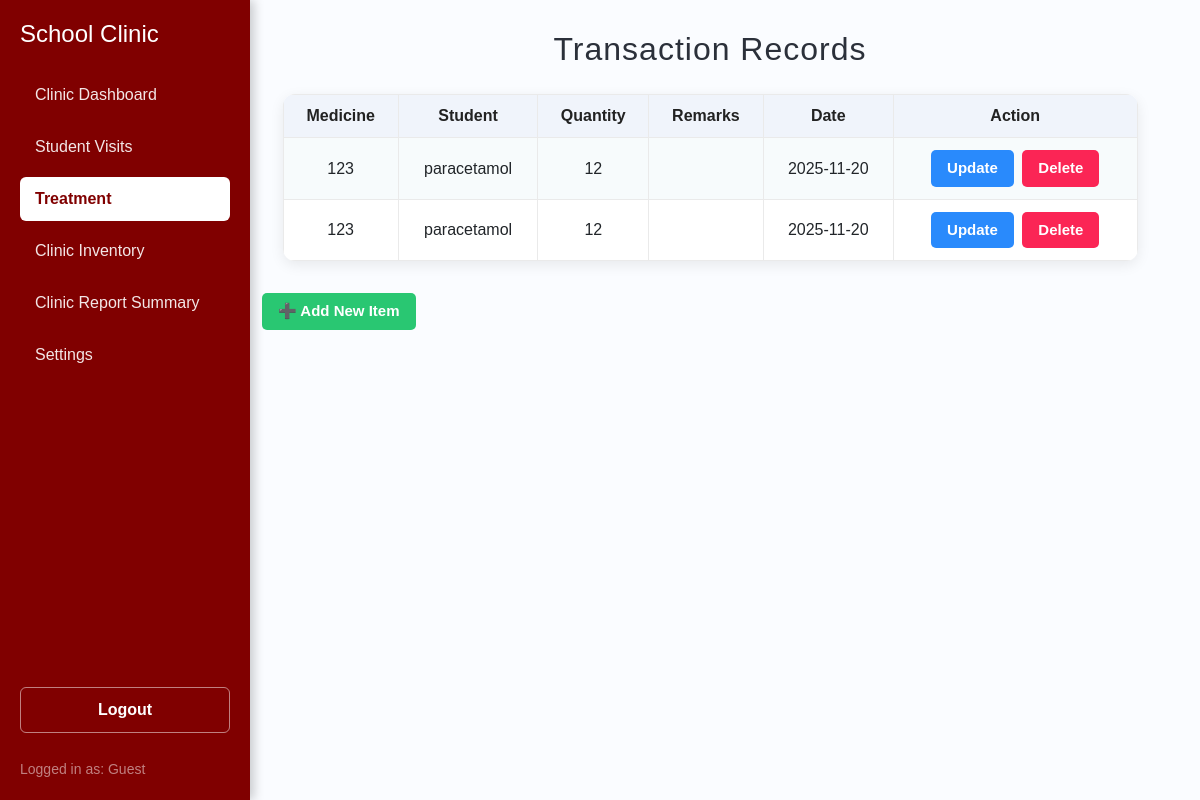
Screenshot of /transaction/index.php with the database file from the repository.
### tables this page shows
CREATE TABLE `transaction` (
  `transactionID` int(11) NOT NULL,
  `quantity` int(11) NOT NULL,
  `transactionDate` date NOT NULL,
  `itemID` int(11) DEFAULT NULL,
  `studentID` int(11) DEFAULT NULL,
  `remarks` varchar(255) DEFAULT NULL
);

CREATE TABLE `studentrecord` (
  `ID` int(11) NOT NULL,
  `name` varchar(32) NOT NULL,
  `idNum` int(11) NOT NULL,
  `gender` varchar(10) DEFAULT NULL,
  `department` varchar(30) NOT NULL,
  `section` varchar(50) DEFAULT NULL,
  `complaint` varchar(255) NOT NULL,
  `visitDate` date NOT NULL
);

CREATE TABLE `inventory` (
  `itemID` int(11) NOT NULL,
  `genericName` varchar(32) NOT NULL,
  `dosage` varchar(32) NOT NULL,
  `brand` varchar(32) NOT NULL,
  `category` varchar(32) NOT NULL,
  `addDate` date NOT NULL,
  `expDate` date NOT NULL,
  `quantity` int(11) NOT NULL
);

### transaction/oop.php (called while the page is built, shortened)
<?php
class oop_class {
    private $conn;
    function __construct() {
        try {
            $connection = "mysql:host=" . SERVER . ";dbname=" . DBNAME . ";charset=utf8";
            $this->conn = new PDO($connection, USER, PASS);
            $this->conn->setAttribute(PDO::ATTR_ERRMODE, PDO::ERRMODE_EXCEPTION);
        } catch (PDOException $e) {
            echo "<script>alert('Connection Failed');</script>";
        }
    }
    public function show_data() {
        $select = "
            SELECT
                t.transactionID,
                t.quantity,
                t.transactionDate,
                t.remarks,
                i.genericName AS medicineName,
                s.name AS studentName
            FROM transaction t
            LEFT JOIN inventory i ON t.itemID = i.itemID
            LEFT JOIN studentrecord s ON t.studentID = s.ID
            ORDER BY t.transactionID DESC
        ";
        $stmt = $this->conn->prepare($select);
        $stmt->execute();
        return $stmt->fetchAll(PDO::FETCH_ASSOC);
    }
}
?>

### transaction/index.php (the view, shortened to what this page needs)
<?php
include "oop.php";
$oop = new oop_class();
$data = $oop->show_data();
include '../sidebar/sidebar.php';
?>
<!DOCTYPE html>
<html lang="en">
<head>
</head>
<body>
<div class="main-content">
    <h2>Transaction Records</h2>
    <table>
        <tr>
            <th>Medicine</th>
            <th>Student</th>
            <th>Quantity</th>
            <th>Remarks</th>
            <th>Date</th>
            <th class="table-actions">Action</th>
        </tr>
        <?php if(count($data)): ?>
            <?php foreach ($data as $row) { ?>
                <tr>
                    <td><?= htmlspecialchars($row['studentName']) ?></td>
                    <td><?= htmlspecialchars($row['medicineName']) ?></td>
                    <td><?= htmlspecialchars($row['quantity']) ?></td>
                    <td><?= htmlspecialchars($row['remarks']) ?></td>
                    <td><?= htmlspecialchars($row['transactionDate']) ?></td>
                    <td>
                        <a class="btn update" href="update.php?id=<?= $row['transactionID']; ?>">Update</a>
                        <a class="btn delete"
                           href="delete.php?id=<?= $row['transactionID']; ?>"
                           onclick="return confirm('Delete this record?');">
                           Delete
                        </a>
                    </td>
                </tr>
            <?php } ?>
        <?php else: ?>
            <tr><td colspan="5" style="color:#b53d3d;font-weight:bold;">No Transaction Records Found.</td></tr>
        <?php endif; ?>
    </table>
    <a href="add.php" class="btn add-btn">➕ Add New Item</a>
</div>
</body>
</html>

### sidebar/sidebar.php (style rules this page uses)
:root { --primary-maroon: #800000; --light-bg: #f8f8f8; }

### transaction/index.php (style rules this page uses)
body { margin: 0; font-family: Arial, sans-serif; }
.main-content { margin-left: 220px; padding: 30px 40px 0 40px; background: #fafcff; min-height: 100vh; }
h2 { text-align: center; margin-bottom: 26px; color: #2b303a; letter-spacing: 1px; }
table { width: 95%; border-collapse: collapse; margin: 0 auto 18px auto; background: #fff; border-radius: 12px; overflow: hidden; box-shadow: 0 4px 14px rgba(0,0,0,0.08); }
th, td { border: 1px solid #eaeaea; padding: 12px 12px; text-align: center; }
th { background: #f0f4fb; color: #222; font-weight: 600; }
tr:nth-child(even) { background: #f7fbfc; }
.btn { padding: 7px 16px; border-radius: 5px; font-size: 15px; text-decoration: none; color: #fff !important; display: inline-block; margin: 0 2px; font-weight: bold; transition: background 0.15s; border: none; }
.btn.update { background: #298afc; }
.btn.delete { background: #fb2555; }
.btn.add-btn { background-color: #29c772; color: #fff; margin-bottom: 0; margin-right: 8px; margin-top: 14px; }
.table-actions { white-space: nowrap; min-width: 120px; }

### rows the page displays
transaction: studentrecord.name "123", itemID.genericName "paracetamol", quantity "12", transactionDate "2025-11-20"
transaction: studentrecord.name "123", itemID.genericName "paracetamol", quantity "12", transactionDate "2025-11-20"

### other values shown
$role "Guest"
